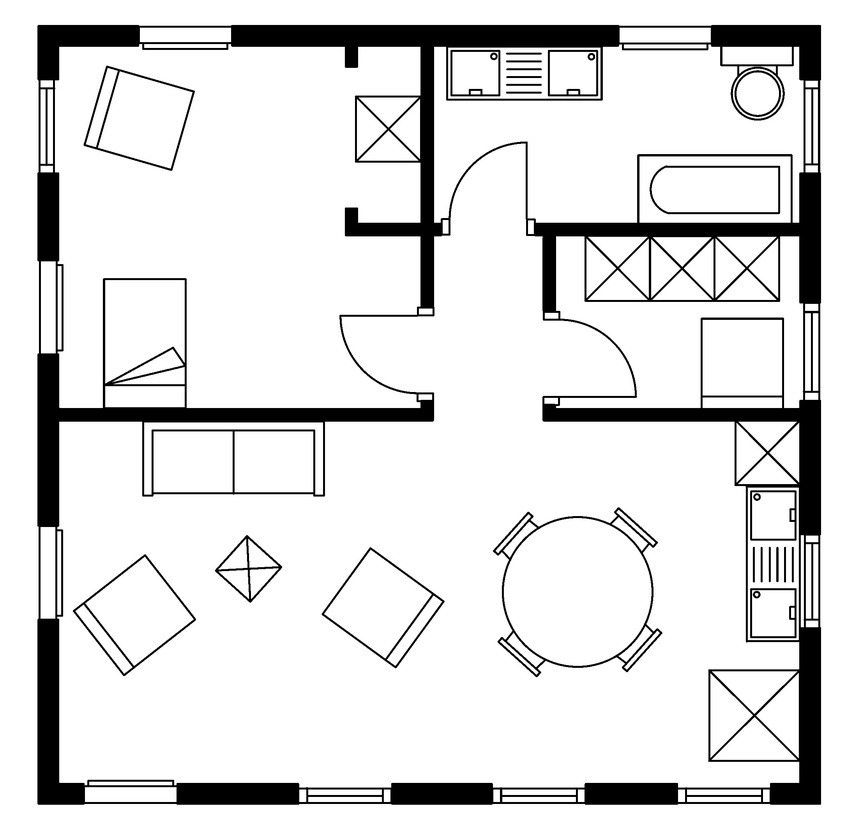
#> input picture data/file_40.jpg, 846 x 834 px, shrunk from 2171 x 2138 before the run
$ python -i a.py   (imports and definitions only)
#> lines starting #> are read from the running program, lines starting #| are printed output that depends on the picture; after the words box and inside, x2 and y2 are one past the last pixel; in counts of white or black regions, pixels touching at a corner belong together
#> further down, picture is the input picture: shape (834, 846, 3); min 0, max 255, mean 223.1
import cv2
import numpy as np
import sys


a=sys.argv

def dist(vertex1, vertex2):
    distance = (sum(np.absolute(vertex1 - vertex2) ** 2)) ** .5
    return distance


def draw_line(x1, y1, x2, y2, skip):
    vertex1 = np.array([x1, y1])
    vertex2 = np.array([x2, y2])
    distance = dist(vertex1, vertex2)
    skip = np.round(skip * distance)
    # print('skip=', skip)
    xp = np.array([])
    yp = np.array([])
    for t in np.linspace(0, 1, num=skip):
        xp = np.hstack((xp, [x1 + t * (x2 - x1)]))
        yp = np.hstack((yp, [y1 + t * (y2 - y1)]))
    return xp, yp


# ----------------------------------------------------------------------------------------------------------------------
# filename = str(a[1])+'.jpg'

# ----------------------------------------------------------------------------------------------------------------------
# cv2.destroyAllWindows()
def wall_extraction(img):
    # img = cv2.imread(filename)
    img1 = cv2.cvtColor(img, cv2.COLOR_BGR2GRAY)
    ret, img2 = cv2.threshold(img1, 70, 255, cv2.THRESH_BINARY_INV)
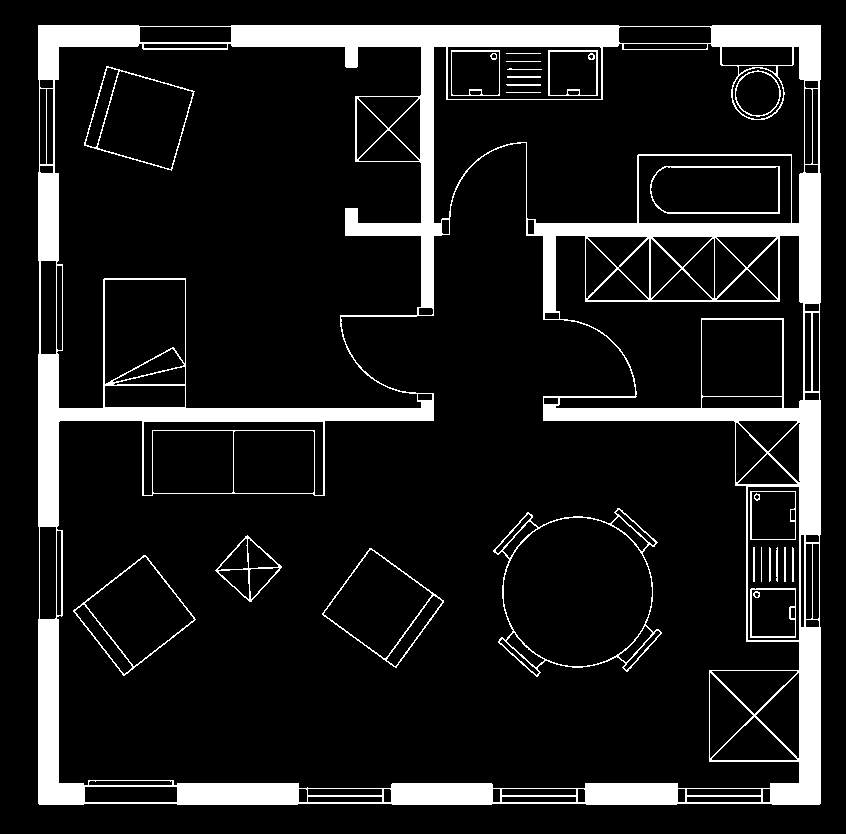
#> img2: shape (834, 846); 11.5% white; 28 white regions, largest, box (x1, y1, x2, y2) and area: (38, 25, 821, 805) 74300, (493, 508, 662, 677) 1591, (73, 555, 196, 676) 671

    element = cv2.getStructuringElement(cv2.MORPH_RECT, (5, 5))

    #  ---------------------------------------------------------------------------------------------------------------------
    #  Erosion to remove noise
    img3 = cv2.erode(img2, element, iterations=1)
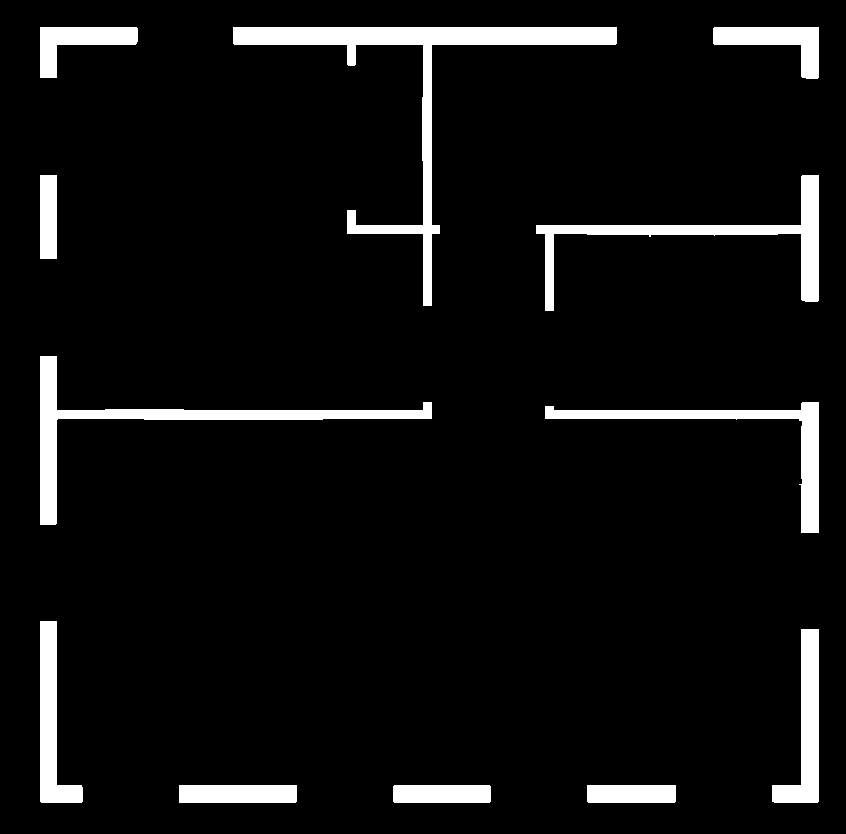
#> img3: shape (834, 846); 6.5% white; 12 white regions

    # ----------------------------------------------------------------------------------------------------------------------
    # Closing to fill small holes inside foreground
    kernel = np.ones((5, 5), np.uint8)
    img4 = cv2.morphologyEx(img3, cv2.MORPH_CLOSE, kernel)


    # ----------------------------------------------------------------------------------------------------------------------
    # Remove the small disturbance caused by noise and text in between
    img4_copy = img4

    contours, hierarchy = cv2.findContours(img4, cv2.RETR_EXTERNAL, cv2.CHAIN_APPROX_SIMPLE)
#> contours = 12 contours; largest, box (x1, y1, x2, y2) and area: (233, 27, 617, 306) 9626, (40, 356, 432, 525) 6012, (536, 175, 819, 311) 5070, (545, 402, 819, 533) 4286, (772, 629, 819, 803) 3432
    for i in contours:
        area = cv2.contourArea(i)
        if 0.0 <= area < 100.0:
            cv2.drawContours(img4_copy, [i], 0, (0, 0, 0), -1)
        else:
            cv2.drawContours(img4_copy, [i], 0, (255, 0, 0), -1)
#> this loop made 12 passes
#> area on passes 1, 2, 3, 4, 5, 6, 7, 8, 10, 11, 12: 1495, 1647, 1988.5, 3432.5, 3336, 4286.5, 6012.5, 5070, 2357, 9625.5, 2174
#> (i, area) on pass 9: ([[40, 175], [40, 258], [56, 258], [56, 175]], 1328)

    # ----------------------------------------------------------------------------------------------------------------------
    # Find Harris corners

    dst = cv2.cornerHarris(np.float32(img4), 5, 5, 0.1)
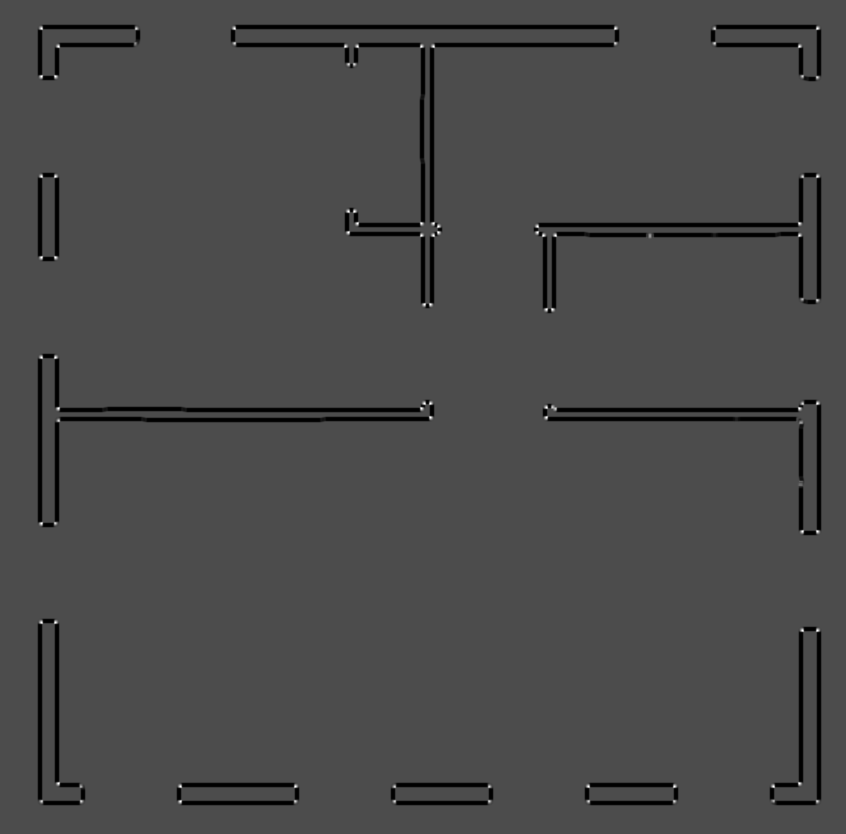
#> dst: shape (834, 846) float32; min -6.77e+09, max 1.58e+10, mean -248151008; drawn with min black and max white
    r, c = np.nonzero(dst > .5 * dst.max())
#> r = 457 values from 27 to 802; c = 457 values, max 818 at index 7, min 40 at index 0, mean 430

    # print('r=', r.shape, r)
    # print('c=', c.shape, c)
    # print('\n\n')

    # ----------------------------------------------------------------------------------------------------------------------
    # Removing nearby corners
    corners = np.array([])
    corners = np.hstack((corners, np.array([r[0], c[0]])))
#> corners = [27, 40]
    corners = np.expand_dims(corners, axis=0)
#> corners = [[27, 40]]
    # print(corners.shape)
    for i in range(1, r.shape[0]):
        flag = 0
        for j in range(corners.shape[0]):
            vertex1 = np.array([r[i], c[i]])
            vertex2 = corners[j]
            if dist(vertex1, vertex2) < 40:
                corners[j, :] = (vertex1 + vertex2) / 2
                flag = 1
                break
        if flag == 0:
            corners = np.vstack((corners, np.array([r[i], c[i]])))
#> this loop made 456 passes
#> corners on passes 2, 4, 6: [[27, 40.5], [27, 233]], [[27, 40.5], [27, 233.5], [27, 615]], [[27, 40.5], [27, 233.5], [27, 615.5], [27, 817]]
#> after the loop, corners = 36 pairs, first value 28.5 to 801.5, second value 43.39 to 816.8
    corners = np.round(corners)
#> corners = 36 pairs, first value 28 to 802, second value 43 to 817
    corners = corners.astype(int)
    # print('corners=', corners.shape, corners)
    # result is dilated for marking the corners, not important
    dst = cv2.dilate(dst, None)
    # ----------------------------------------------------------------------------------------------------------------------
    # ----------------------------------------------------------------------------------------------------------------------
    # Find whether a wall exists between two corners
    skip = .1
    #img4 = cv2.dilate(img4, element, iterations=10)
    # cv2.imshow('it=10', img4)

    img4 = cv2.dilate(img4, element, iterations=2)
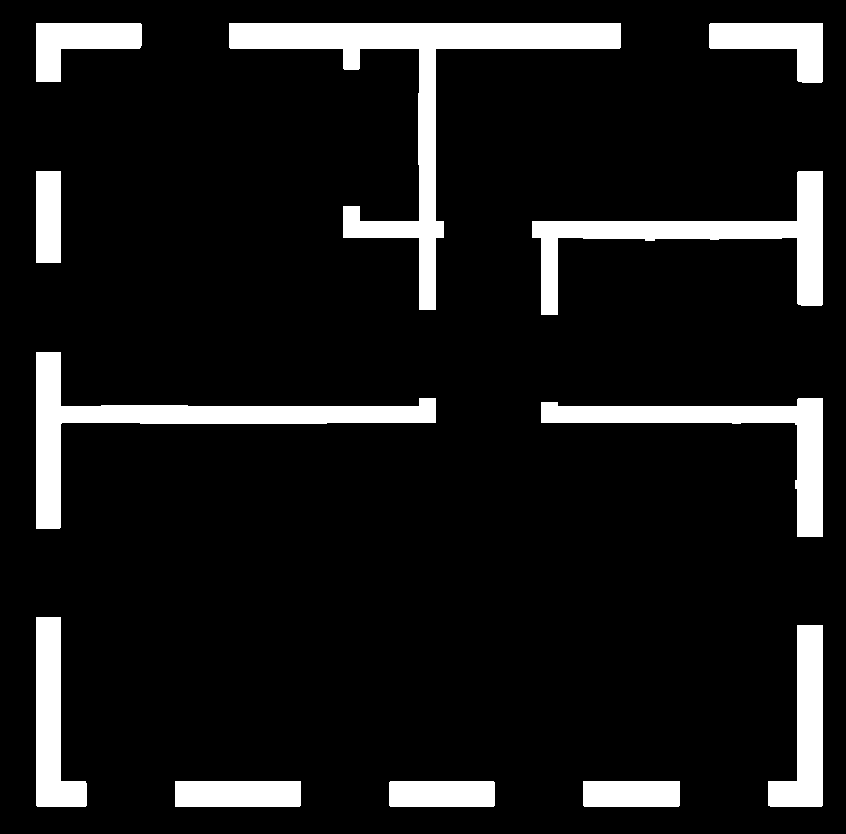
#> img4: shape (834, 846); 10.6% white; 12 white regions, largest, box (x1, y1, x2, y2) and area: (229, 23, 621, 310) 16737, (36, 352, 436, 529) 11210, (532, 171, 823, 315) 9545
    # cv2.imshow('it=15', img4)

    img5 = np.array(np.zeros(img.shape))
    for k in range(img.shape[2]):
        img5[:, :, k] = img4

    # ----------------------------------------------------------------------------------------------------------------------
    return img5
    cv2.imwrite(a[1]+'.png',img5)

>>> import cv2
>>> picture = cv2.imread('data/file_40.jpg')
>>> result = wall_extraction(picture)

$ run again, on data/file_42.jpg
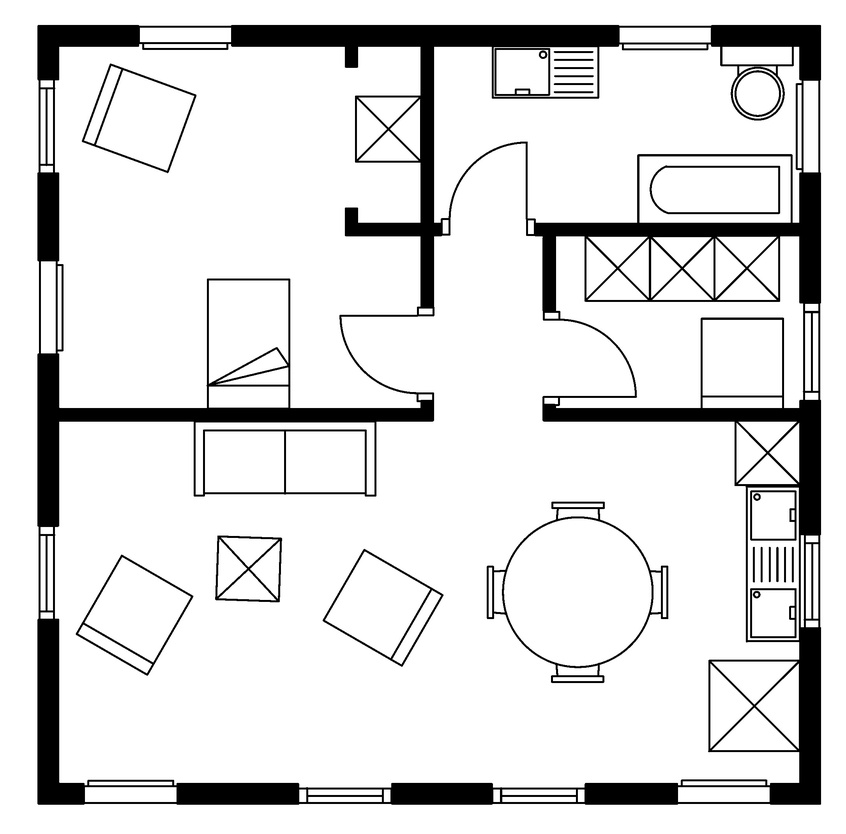
#> input picture data/file_42.jpg, 846 x 834 px, shrunk from 2171 x 2138 before the run
#> picture is the input picture: shape (834, 846, 3); min 0, max 255, mean 223.2
#> in wall_extraction, `ret, img2 = cv2.threshold(img1, 70, 255, cv2.THRESH_BINARY_INV)`:
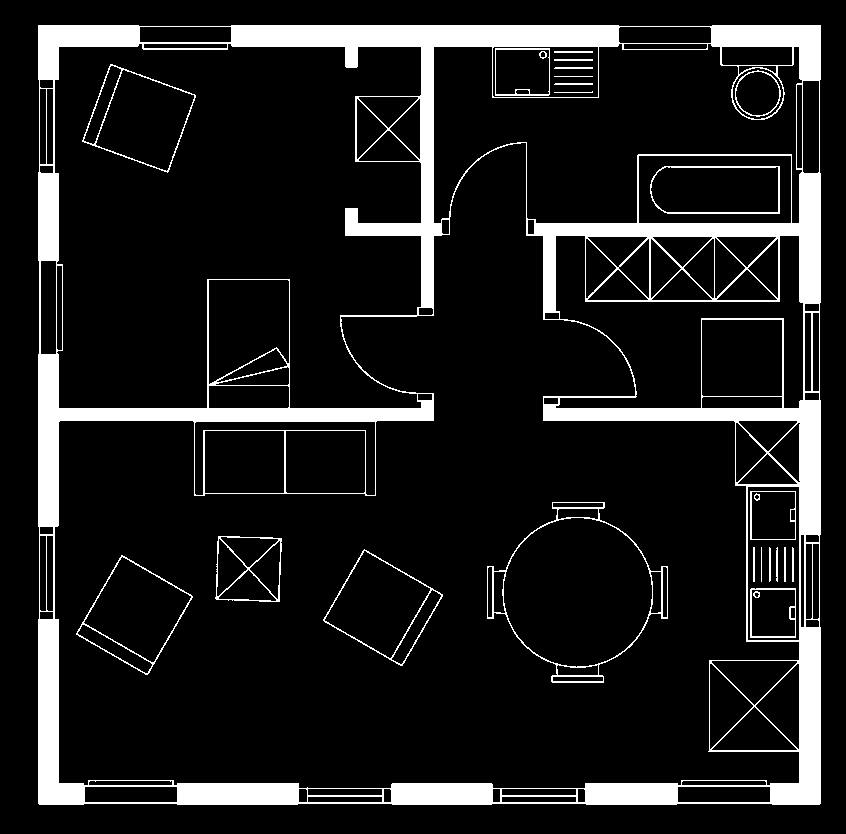
#> img2: shape (834, 846); 11.4% white; 26 white regions, largest, box (x1, y1, x2, y2) and area: (38, 25, 821, 805) 73696, (487, 502, 668, 683) 1573, (323, 549, 443, 666) 662
#> img3: shape (834, 846); 6.5% white; 12 white regions
#> contours = 12 contours; largest, box (x1, y1, x2, y2) and area: (233, 27, 617, 306) 9626, (40, 356, 432, 525) 5934, (536, 175, 819, 311) 5070, (545, 402, 819, 533) 4286, (772, 629, 819, 803) 3432
#> the loop in wall_extraction, `for i in contours:` made 12 passes
#> area on passes 1 to 8: 1495, 1647, 1988.5, 3432.5, 3336, 4286.5, 5934.5, 5070
#> r = 456 values from 27 to 802; c = 456 values, max 818 at index 7, min 40 at index 0, mean 429.2
#> in wall_extraction, `corners = np.hstack((corners, np.array([r[0], c[0]])))`: corners = [27, 40]
#> in wall_extraction, `corners = np.expand_dims(corners, axis=0)`: corners = [[27, 40]]
#> the loop in wall_extraction, `for i in range(1, r.shape[0]):` made 455 passes
#> corners on passes 2, 4, 6: [[27, 40.5], [27, 233]], [[27, 40.5], [27, 233.5], [27, 615]], [[27, 40.5], [27, 233.5], [27, 615.5], [27, 817]]
#> after the loop in wall_extraction, `for i in range(1, r.shape[0]):`: corners = 36 pairs, first value 28.5 to 801.5, second value 43.39 to 816.8
#> in wall_extraction, `corners = np.round(corners)`: corners = 36 pairs, first value 28 to 802, second value 43 to 817
#> img4: shape (834, 846); 10.6% white; 12 white regions, largest, box (x1, y1, x2, y2) and area: (229, 23, 621, 310) 16737, (36, 352, 436, 529) 11124, (532, 171, 823, 315) 9545
